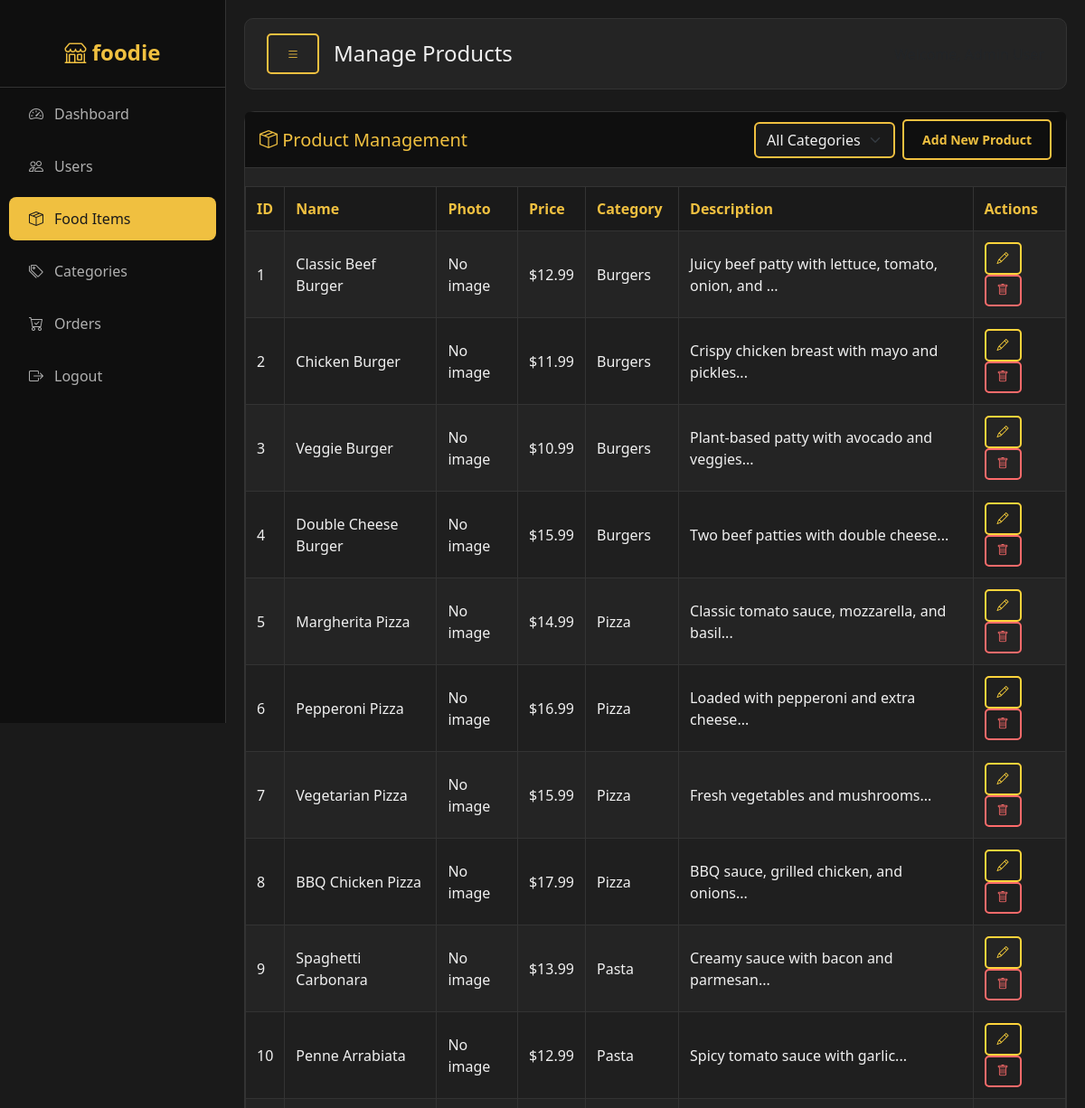
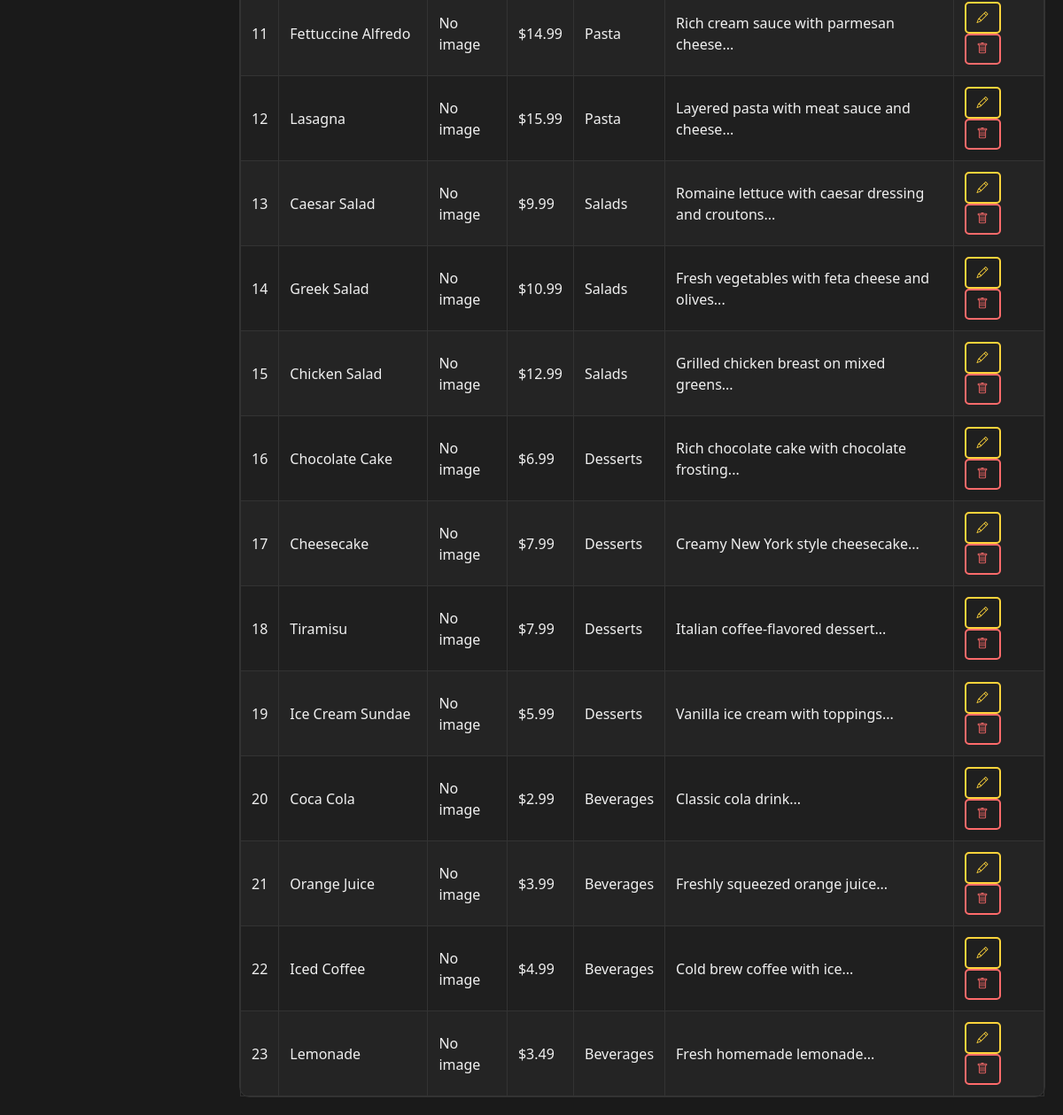
Page /modules/admin/products.php (signed in) on the committed database (2 pictures, top to bottom).
### tables this page shows
CREATE TABLE `items` (
  `id` int(10) UNSIGNED NOT NULL,
  `name` varchar(150) NOT NULL,
  `photos` varchar(1000) DEFAULT NULL,
  `price` decimal(10,2) NOT NULL,
  `description` text DEFAULT NULL,
  `category_id` int(10) UNSIGNED NOT NULL
);

CREATE TABLE `categories` (
  `id` int(10) UNSIGNED NOT NULL,
  `name` varchar(100) NOT NULL,
  `photo` varchar(255) DEFAULT NULL,
  `description` text DEFAULT NULL
);

### modules/admin/products.php (the view, shortened to what this page needs)
<?php
require_once '../../config/db.php';
$selected_category = isset($_GET['category']) ? intval($_GET['category']) : 0;
$sql = "SELECT items.*, categories.name as category_name
        FROM items
        LEFT JOIN categories ON items.category_id = categories.id ";
$sql .= "ORDER BY items.id ASC";
$result = $conn->query($sql);
?>
<!DOCTYPE html>
<html lang="en">
<head>
    <link href="https://cdn.jsdelivr.net/npm/bootstrap@5.3.2/dist/css/bootstrap.min.css" rel="stylesheet">
    <link rel="stylesheet" href="https://cdn.jsdelivr.net/npm/bootstrap-icons@1.11.1/font/bootstrap-icons.css">
    <link rel="stylesheet" href="components/styles.css">
</head>
<body>
    <?php include 'components/sidebar.php'; ?>
    <div class="main-content" id="mainContent">
        <div class="top-navbar d-flex justify-content-between align-items-center">
            <div class="d-flex align-items-center gap-3">
                <button class="menu-toggle btn" onclick="toggleSidebar()">
                    <i class="bi bi-list"></i>
                </button>
                <h4 class="mb-0">Manage Products</h4>
            </div>
            <div>
                <span class="text-muted">Welcome, <?php echo htmlspecialchars($_SESSION['user_name']); ?></span>
            </div>
        </div>
        <div class="card">
            <div class="card-header d-flex justify-content-between align-items-center flex-wrap gap-2">
                <h5 class="mb-0"><i class="bi bi-box-seam"></i> Product Management</h5>
                <div class="d-flex gap-2 align-items-center">
                    <select class="form-select" style="width: auto;" onchange="filterByCategory(this.value)">
                        <option value="0" <?php echo $selected_category == 0 ? 'selected' : ''; ?>>All Categories</option>
                    </select>
                    <button type="button" class="btn btn-primary" onclick="openModal('addProductModal')">
                        Add New Product
                    </button>
                </div>
            </div>
            <div class="table-responsive">
                <table>
                    <thead>
                        <tr>
                            <th>ID</th>
                            <th>Name</th>
                            <th>Photo</th>
                            <th>Price</th>
                            <th>Category</th>
                            <th>Description</th>
                            <th>Actions</th>
                        </tr>
                    </thead>
                    <tbody>
                        <?php if ($result->num_rows > 0): ?>
                            <?php while($product = $result->fetch_assoc()): ?>
                                <tr>
                                    <td><?php echo $product['id']; ?></td>
                                    <td><?php echo htmlspecialchars($product['name']); ?></td>
                                    <td>
                                        <?php if ($product['image_id']): ?>
                                            <img src="../../image.php?id=<?php echo $product['image_id']; ?>" alt="Product" style="max-width: 50px; max-height: 50px; border-radius: 5px;">
                                        <?php else: ?>
                                            No image
                                        <?php endif; ?>
                                    </td>
                                    <td>$<?php echo number_format($product['price'], 2); ?></td>
                                    <td><?php echo htmlspecialchars($product['category_name']); ?></td>
                                    <td><?php echo htmlspecialchars(substr($product['description'], 0, 50)); ?>...</td>
                                    <td>
                                        <button type="button" class="btn btn-sm btn-outline-warning"
                                                onclick="editProduct(<?php echo $product['id']; ?>, '<?php echo addslashes($product['name']); ?>', '<?php echo $product['price']; ?>', '<?php echo addslashes($product['description']); ?>', <?php echo $product['category_id']; ?>, <?php echo $product['image_id'] ? $product['image_id'] : 0; ?>)">
                                            <i class="bi bi-pencil"></i>
                                        </button>
                                        <form method="POST" action="process_product.php" style="display:inline;">
                                            <button type="submit" class="btn btn-sm btn-outline-danger" onclick="return confirm('Are you sure you want to delete this product?')">
                                                <i class="bi bi-trash"></i>
                                            </button>
                                        </form>
                                    </td>
                                </tr>
                            <?php endwhile; ?>
                        <?php else: ?>
                            <tr>
                                <td colspan="7" class="text-center">No products found</td>
                            </tr>
                        <?php endif; ?>
                    </tbody>
                </table>
            </div>
        </div>
    </div>
</body>
</html>
</body>
</html>

### modules/admin/components/styles.css (style rules this page uses)
:root { --dark-bg: #1a1a1a; --card-bg: #242424; --sidebar-bg: #0f0f0f; --gold: #f0c040; --border-color: #333; --text-light: #f0f0f0; --text-muted: #b0b0b0; }
* { margin: 0; padding: 0; box-sizing: border-box; }
body { background-color: var(--dark-bg); color: var(--text-light); font-family: 'Segoe UI', Tahoma, Geneva, Verdana, sans-serif; overflow-x: hidden; }
.main-content { margin-left: 250px; padding: 20px; transition: margin-left 0.3s ease; min-height: 100vh; width: calc(100% - 250px); }
.top-navbar, .topbar { background-color: var(--card-bg); border: 1px solid var(--border-color); border-radius: 10px; padding: 16px 24px; margin-bottom: 24px; display: flex; justify-content: space-between; align-items: center; flex-wrap: wrap; gap: 15px; }
.menu-toggle { background: transparent; border: 2px solid var(--gold); color: var(--gold); font-size: 20px; padding: 8px 16px; border-radius: 5px; transition: all 0.3s; cursor: pointer; display: flex; align-items: center; justify-content: center; }
.card { background-color: var(--card-bg); border: 1px solid var(--border-color); border-radius: 12px; }
.card-header { background-color: var(--sidebar-bg); border-bottom: 1px solid var(--border-color); color: var(--gold); }
.btn-outline-warning { border-color: #ffd43b; color: #ffd43b; }
.btn-outline-danger { border-color: #ff6b6b; color: #ff6b6b; }
.form-control, .form-select { background-color: var(--dark-bg); color: var(--text-light); border: 2px solid var(--gold); }
.btn { padding: 10px 20px; border-radius: 5px; font-size: 14px; font-weight: 600; cursor: pointer; transition: all 0.3s; border: 2px solid; }
.btn-sm { padding: 6px 12px; font-size: 13px; }
.btn-primary { background-color: transparent; color: var(--gold); border-color: var(--gold); }
.table-responsive { overflow-x: auto; }
table { width: 100%; border-collapse: collapse; margin-top: 20px; }
thead { background-color: var(--dark-bg); }
th { padding: 12px; text-align: left; color: var(--gold); font-weight: 600; border: 1px solid var(--border-color); }
td { padding: 12px; color: var(--text-light); border: 1px solid var(--border-color); }
tbody tr { transition: background-color 0.2s; }
tbody tr:nth-child(even) { background-color: #1f1f1f; }

### rows in the picture
items: id "1", name "Classic Beef Burger", shows "No image", price "12.99", category.name "Burgers", description "Juicy beef patty with lettuce, tomato, onion, and"
items: id "2", name "Chicken Burger", shows "No image", price "11.99", category.name "Burgers", description "Crispy chicken breast with mayo and pickles"
items: id "3", name "Veggie Burger", shows "No image", price "10.99", category.name "Burgers", description "Plant-based patty with avocado and veggies"
items: id "4", name "Double Cheese Burger", shows "No image", price "15.99", category.name "Burgers", description "Two beef patties with double cheese"
items: id "5", name "Margherita Pizza", shows "No image", price "14.99", category.name "Pizza", description "Classic tomato sauce, mozzarella, and basil"
items: id "6", name "Pepperoni Pizza", shows "No image", price "16.99", category.name "Pizza", description "Loaded with pepperoni and extra cheese"
items: id "7", name "Vegetarian Pizza", shows "No image", price "15.99", category.name "Pizza", description "Fresh vegetables and mushrooms"
items: id "8", name "BBQ Chicken Pizza", shows "No image", price "17.99", category.name "Pizza", description "BBQ sauce, grilled chicken, and onions"
items: id "9", name "Spaghetti Carbonara", shows "No image", price "13.99", category.name "Pasta", description "Creamy sauce with bacon and parmesan"
items: id "10", name "Penne Arrabiata", shows "No image", price "12.99", category.name "Pasta", description "Spicy tomato sauce with garlic"
items: id "11", name "Fettuccine Alfredo", shows "No image", price "14.99", category.name "Pasta", description "Rich cream sauce with parmesan cheese"
items: id "12", name "Lasagna", shows "No image", price "15.99", category.name "Pasta", description "Layered pasta with meat sauce and cheese"
items: id "13", name "Caesar Salad", shows "No image", price "9.99", category.name "Salads", description "Romaine lettuce with caesar dressing and croutons"
items: id "14", name "Greek Salad", shows "No image", price "10.99", category.name "Salads", description "Fresh vegetables with feta cheese and olives"
items: id "15", name "Chicken Salad", shows "No image", price "12.99", category.name "Salads", description "Grilled chicken breast on mixed greens"
items: id "16", name "Chocolate Cake", shows "No image", price "6.99", category.name "Desserts", description "Rich chocolate cake with chocolate frosting"
items: id "17", name "Cheesecake", shows "No image", price "7.99", category.name "Desserts", description "Creamy New York style cheesecake"
items: id "18", name "Tiramisu", shows "No image", price "7.99", category.name "Desserts", description "Italian coffee-flavored dessert"
items: id "19", name "Ice Cream Sundae", shows "No image", price "5.99", category.name "Desserts", description "Vanilla ice cream with toppings"
items: id "20", name "Coca Cola", shows "No image", price "2.99", category.name "Beverages", description "Classic cola drink"
items: id "21", name "Orange Juice", shows "No image", price "3.99", category.name "Beverages", description "Freshly squeezed orange juice"
items: id "22", name "Iced Coffee", shows "No image", price "4.99", category.name "Beverages", description "Cold brew coffee with ice"
items: id "23", name "Lemonade", shows "No image", price "3.49", category.name "Beverages", description "Fresh homemade lemonade"
